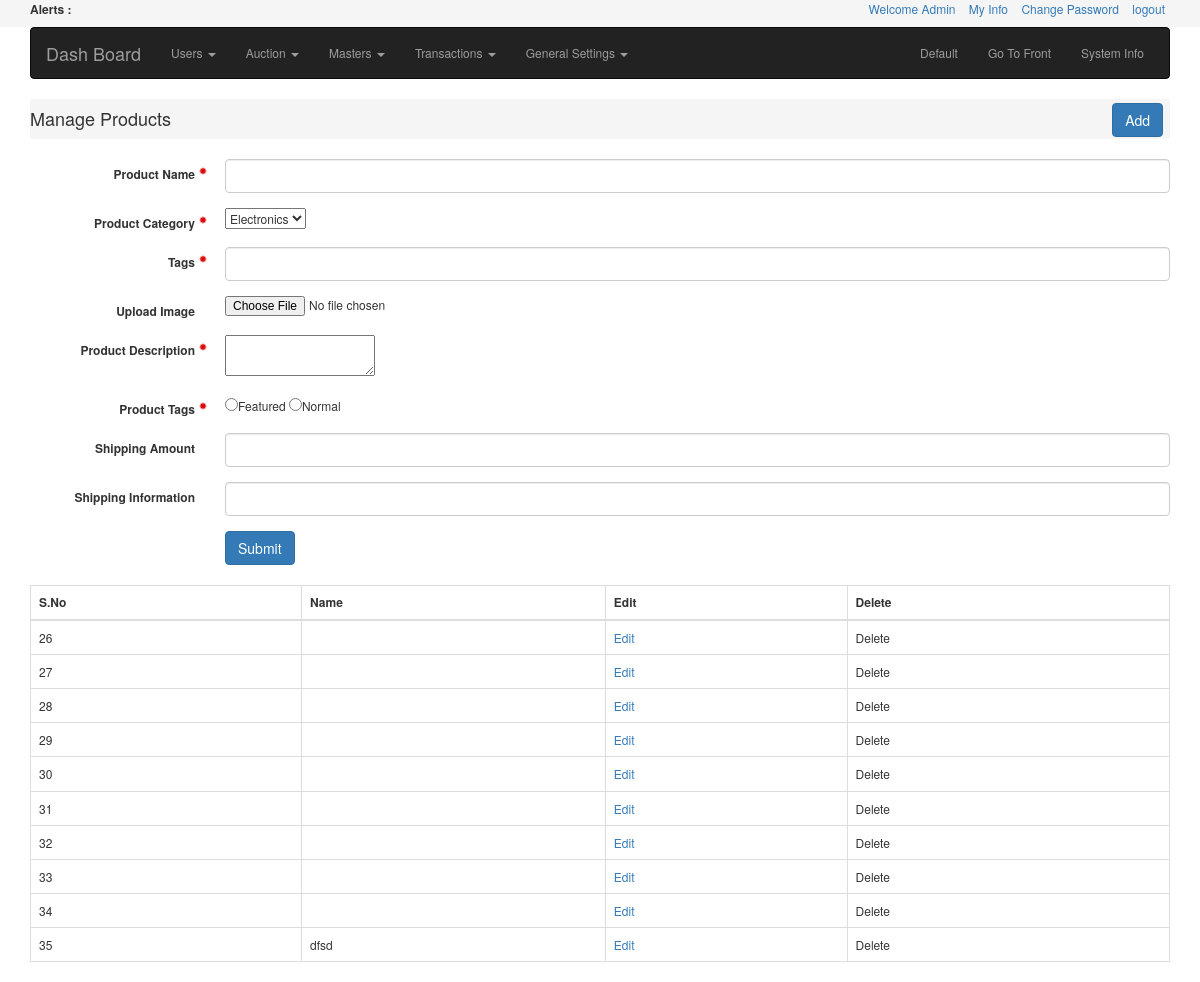
Page /admin/manage_products.php on the earlier database version.
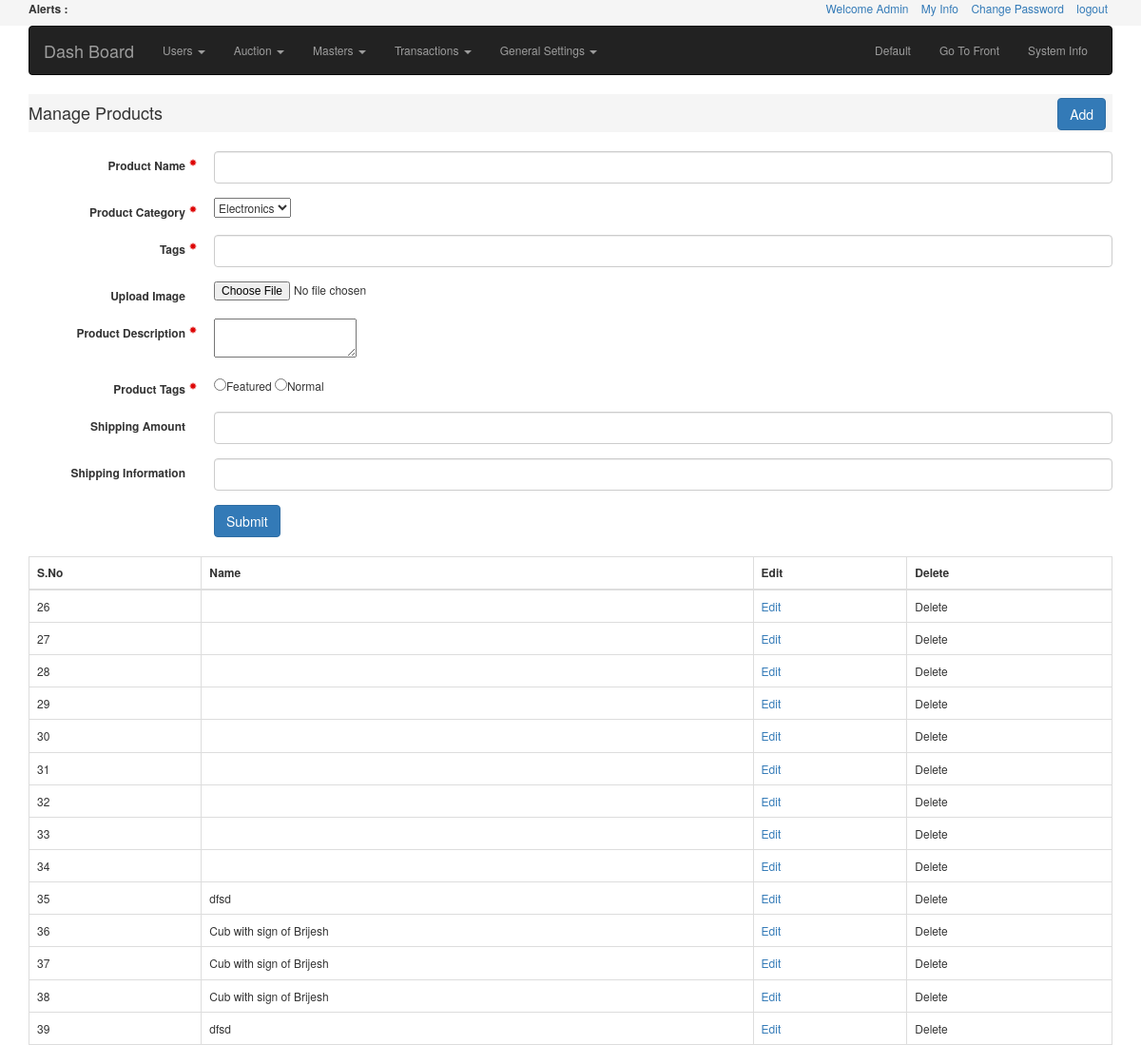
Same page on the later database version.
### tables this page shows
CREATE TABLE IF NOT EXISTS `auction_products` (
  `id` int(11) NOT NULL AUTO_INCREMENT,
  `name` varchar(255) NOT NULL,
  `category_id` int(3) NOT NULL,
  `short_description` varchar(255) NOT NULL,
  `image` varchar(100) NOT NULL,
  `description` text NOT NULL,
  `product_tags` varchar(30) NOT NULL,
  `opening_price` int(11) NOT NULL,
  `lowest_bid_price` int(11) NOT NULL,
  `bid_price` int(11) NOT NULL,
  `start_date` datetime NOT NULL,
  `end_date` datetime NOT NULL,
  `buy_now_price` int(11) NOT NULL,
  `payment_method` varchar(100) NOT NULL,
  `shipping_amount` int(11) NOT NULL,
  `shipping_information` varchar(255) NOT NULL,
  `created_at` int(11) NOT NULL,
  PRIMARY KEY (`id`)
);

### init.php (called while the page is built, shortened)
<?php
include('includes/db.php');
include('includes/category.php');
$db = new db;
$category = new Category;

### includes/db.php (called while the page is built, shortened)
<?php
class db{
	function connect($host, $user, $pass, $base_name)
	{
		$db = mysql_select_db($base_name);
	}
	function getAll($query)
	{
		$result = mysql_query($query);
		$res = array();
		while($rows = mysql_fetch_assoc($result)){
			$res[] = $rows;
		}
		return $res;
	}
}

### includes/category.php (called while the page is built, shortened)
<?php
class Category
{
	function getIdValueArray(){
		global $db;
		$sql = "select id, category from auction_categories ";
		$res = $db->getAll($sql);
		return $res;
	}
}

### admin/manage_products.php (the view, shortened to what this page needs)
<?php
include('../init.php');
$sql = "select * from auction_products";
$products = $db->getAll($sql);
include('header.php');
?>
<div class="table_header">
	<div class="admin_tbl_title"><h4>Manage Products</h4></div>
	<button id="addCategoryBtn" class="btn btn-primary addCategoryBtn">Add</button>
</div>
<?php include('partials/productform.php') ?>
<table class="table table-bordered">
   <thead>
      <tr>
         <th>S.No</th>
         <th>Name</th>
         <th>Edit</th>
         <th>Delete</th>
      </tr>
   </thead>
   <tbody>
      <?php foreach ($products as $product): ?>
      <tr>
         <td><?php echo $product['id']; ?> </td>
         <td><?php echo $product['name']; ?> </td>
         <td><a href="?action=edit&id=<?php echo $product['id'];  ?>">Edit</a></td>
         <td>Delete</td>
      </tr>
   <?php endforeach; ?>
   </tbody>
</table>
<?php include('footer.php'); ?>

### admin/header.php (shortened to what this page needs)
<!DOCTYPE html>
<html lang="en">
  <head>
    <link href="../css/bootstrap.min.css" rel="stylesheet">
    <link rel="stylesheet" media="all" type="text/css" href="http://code.jquery.com/ui/1.11.0/themes/smoothness/jquery-ui.css" />
    <link rel="stylesheet" media="all" type="text/css" href="../css/jquery-ui-timepicker-addon.css" />
    <link href="../css/style.css" rel="stylesheet">
  </head>
  <body>
  <div class="wrap topnav">
      <div class="container">
          <div class="notify">
              <strong>Alerts : </strong>
          </div>
          <div class="social">
            <ul class="list-inline">
                <li><a href="index.php">Welcome Admin</a></li>
                <li><a href="login.php">My Info</a></li>
                <li><a href="register.php">Change Password</a></li>
                <li><a href="logout.php">logout</a></li>
            </ul>
          </div>
      </div>
  </div>
<div class="container">
<nav class="navbar navbar-inverse" role="navigation">
   <div class="navbar-header">
      <a class="navbar-brand" href="index.php">Dash Board</a>
   </div>
   <div>
      <ul class="nav navbar-nav">
        <li class="dropdown">
            <a href="#" class="dropdown-toggle" data-toggle="dropdown">
               Users <b class="caret"></b>
            </a>
         </li>
         <li class="dropdown">
            <a href="#" class="dropdown-toggle" data-toggle="dropdown">
               Auction <b class="caret"></b>
            </a>
         </li>
         <li class="dropdown">
            <a href="#" class="dropdown-toggle" data-toggle="dropdown">
               Masters <b class="caret"></b>
            </a>
         </li>
        <li class="dropdown">
            <a href="#" class="dropdown-toggle" data-toggle="dropdown">
               Transactions <b class="caret"></b>
            </a>
         </li>
                 <li class="dropdown">
            <a href="#" class="dropdown-toggle" data-toggle="dropdown">
               General Settings <b class="caret"></b>
            </a>
         </li>
      </ul>
      <ul class="nav navbar-nav navbar-right" style="margin-right: 10px;">
              <li><a href="./">Default <span class="sr-only">(current)</span></a></li>
              <li><a target="_blank" href="../index.php">Go To Front</a></li>
              <li><a target="_blank" href="../info.php">System Info</a></li>
      </ul>
   </div>
</nav>

### admin/partials/productform.php (shortened to what this page needs)
<form id="categoryform" class="form-horizontal" method="post" action="" enctype="multipart/form-data" >
        <div class="form-group required">
            <label for="name" class="control-label col-xs-2">Product Name</label>
            <div class="col-xs-10">
               <input type="text" class="form-control" name="name" id="name" value="<?php if(isset($editproduct)) echo $editproduct['name'] ?>">
            </div>
        </div>
         <div class="form-group required">
            <label for="category_id" class="control-label col-xs-2">Product Category</label>
            <div class="col-xs-10">
                <select name="category_id">
                    <?php $categories = $category->getIdValueArray(); ?>
                   <?php foreach ($categories as $key => $value): ?>
                        <option value='<?= $value['id']; ?>' > <?= $value['category']; ?> </option>
                    <?php endforeach; ?>
                </select>
            </div>
        </div>
        <div class="form-group required">
            <label for="tags" class="control-label col-xs-2">Tags</label>
            <div class="col-xs-10">
                <input type="text" class="form-control" id="tags" name="tags">
            </div>
        </div>
        <div class="form-group">
            <label for="image" class="control-label col-xs-2">Upload Image</label>
              <div class="col-xs-10">
                <input type="file" id="image" name="image">
              </div>
        </div>
        <div class="form-group required">
            <label for="description" class="control-label col-xs-2">Product Description</label>
            <div class="col-xs-10">
                <textarea name="description" id="description"></textarea>
            </div>
        </div>
         <div class="form-group required">
            <label for="inputName" class="control-label col-xs-2">Product Tags</label>
            <div class="col-xs-10">
                <input type="radio" name="product_tags" id="product_tags" value="featured">Featured
                <input type="radio" name="product_tags" id="product_tags" value="normal">Normal
            </div>
        </div>
        <div class="form-group ">
            <label for="shipping_amount" class="control-label col-xs-2">Shipping Amount</label>
            <div class="col-xs-10">
                <input type="text" class="form-control" id="shipping_amount" name="shipping_amount">
            </div>
        </div>
        <div class="form-group ">
            <label for="shipping_information" class="control-label col-xs-2">Shipping Information</label>
            <div class="col-xs-10">
                <input type="text" class="form-control" id="shipping_information" name="shipping_information">
            </div>
        </div>
        <div class="form-group">
            <div class="col-xs-offset-2 col-xs-10">
                <button type="submit" value="submit" class="btn btn-primary">Submit</button>
            </div>
        </div>
    </form>

### admin/footer.php (shortened to what this page needs)
	</div>
  </body>
</html>

### css/style.css (style rules this page uses)
body { font-size: 12px; }
.topnav { background:#F5F5F5; }
.notify { float: left; }
.social { float: right; }
.form-group.required .control-label:after { color: #d00; content: "*"; position: absolute; margin-left: 4px; top:7px; font-family: 'Glyphicons Halflings'; font-weight: normal; font-size: 8px; }
.table_header { background: none repeat scroll 0 0 #f5f5f5; overflow: auto; }
.admin_tbl_title { float: left; }
.addCategoryBtn { float: right;float: right; margin-right: 7px; margin-top: 4px; }
form { margin: 20px 0; }

Differences in the rows shown:
added auction_products: id "36", name "Cub with sign of Brijesh"
added auction_products: id "37", name "Cub with sign of Brijesh"
added auction_products: id "38", name "Cub with sign of Brijesh"
added auction_products: id "39", name "dfsd"
